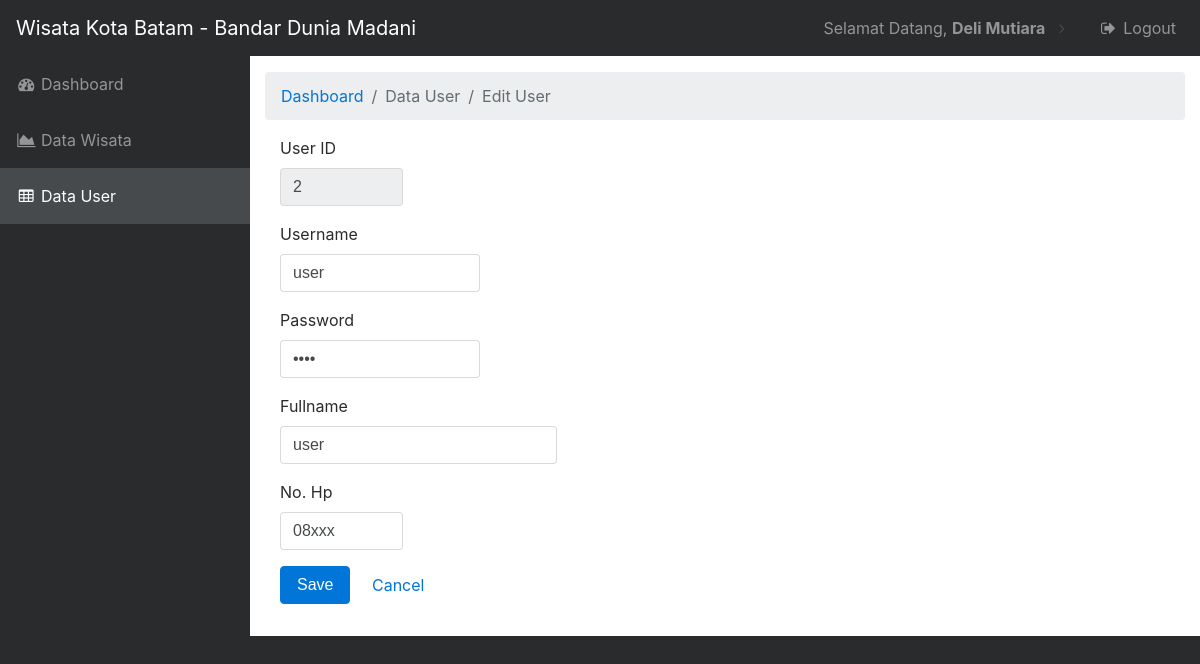
/admin/dashboard/edit-user.php?hal=edit&kd=2 (signed in), run on the app's committed database.
### tables this page shows
CREATE TABLE `user` (
  `user_id` int(2) NOT NULL,
  `username` varchar(15) NOT NULL,
  `password` varchar(15) NOT NULL,
  `fullname` varchar(30) NOT NULL,
  `no_hp` varchar(15) NOT NULL
);

### admin/dashboard/edit-user.php (the view, shortened to what this page needs)
<?php
if (empty($_SESSION['username'])){
	header('location:../index.php');
} else {
?>
<!DOCTYPE html>
<html lang="en">
<head>
    <link href="vendor/bootstrap/css/bootstrap.min.css" rel="stylesheet">
    <link href="vendor/font-awesome/css/font-awesome.min.css" rel="stylesheet" type="text/css">
    <link href="vendor/datatables/dataTables.bootstrap4.css" rel="stylesheet">
    <link href="css/sb-admin.css" rel="stylesheet">
        <link href="./css/datepicker/datepicker3.css" rel="stylesheet" type="text/css" />
        <link href="./css/daterangepicker/daterangepicker-bs3.css" rel="stylesheet" type="text/css" />
</head>
				<?php } ?>
<body>
    <nav id="mainNav" class="navbar static-top navbar-toggleable-md navbar-inverse bg-inverse">
        <a class="navbar-brand" href="#">Wisata Kota Batam - Bandar Dunia Madani</a>
        <div class="collapse navbar-collapse" id="navbarExample">
            <ul class="sidebar-nav navbar-nav">
                <li class="nav-item">
                    <a class="nav-link" href="index.php"><i class="fa fa-fw fa-dashboard"></i> Dashboard</a>
                </li>
				 <li class="nav-item">
                    <a class="nav-link" href="wisata.php"><i class="fa fa-fw fa-area-chart"></i> Data Wisata</a>
                </li>
                <li class="nav-item active">
                    <a class="nav-link" href="user.php"><i class="fa fa-fw fa-table"></i> Data User</a>
                </li>
            </ul>
            <ul class="navbar-nav ml-auto">
                <li class="nav-item dropdown">
                    <a class="nav-link dropdown-toggle mr-lg-2" href="#" id="messagesDropdown" data-toggle="dropdown" aria-haspopup="true" aria-expanded="false">
                        Selamat Datang, <b><?php echo $_SESSION['fullname']; ?></b></a>
                </li>
                <li class="nav-item">
                    <a class="nav-link" href="../logout.php"><i class="fa fa-fw fa-sign-out"></i> Logout</a>
                </li>
            </ul>
        </div>
    </nav>
    <div class="content-wrapper py-3">
        <div class="container-fluid">
            <ol class="breadcrumb">
                <li class="breadcrumb-item"><a href="#">Dashboard</a></li>
                <li class="breadcrumb-item active">Data User</li>
				<li class="breadcrumb-item active">Edit User</li>
            </ol>
					<?php
					$query = mysqli_query($koneksi, "SELECT * FROM user WHERE user_id='$_GET[kd]'");
					$data  = mysqli_fetch_array($query);
					?>
           <div class="row">
     <div class="col-md-12 col-sm-12">
                            <div class="panel-body">
                              <div class="form">
                                  <form class="form-horizontal style-form" action="update-user.php" method="post" enctype="multipart/form-data" name="form1" id="form1">
									 <div class="form-group ">
                                          <label for="user_id" class="control-label col-lg-2">User ID </label>
                                          <div class="col-lg-2">
                                              <input class="form-control" id="user_id" type="text" name="user_id" value="<?php echo $data['user_id'];?>" readonly="readonly" autofocus="on"/>
                                          </div>
                                      </div>
                                      <div class="form-group ">
                                          <label for="username" class="control-label col-lg-2">Username </label>
                                          <div class="col-lg-3">
                                              <input class="form-control" id="username" type="text" name="username" value="<?php echo $data['username'];?>" />
                                          </div>
                                      </div>
									<div class="form-group ">
                                          <label for="password" class="control-label col-lg-2">Password</label>
                                          <div class="col-lg-3">
                                              <input class="form-control" id="password" name="password" type="password"  value="<?php echo $data['password'];?>"/></div>
                                      </div>
									<div class="form-group ">
                                          <label for="fullname" class="control-label col-lg-2">Fullname </label>
                                          <div class="col-lg-4">
                                              <input class="form-control" id="fullname" type="text" name="fullname" value="<?php echo $data['fullname'];?>" />
                                          </div>
                                      </div>
									<div class="form-group ">
                                          <label for="no_hp" class="control-label col-lg-2">No. Hp</label>
                                          <div class="col-lg-2">
                                              <input class="form-control" id="no_hp" name="no_hp" type="text" value="<?php echo $data['no_hp'];?>" onkeypress='return isNumberKeyTrue(event)' maxlength=12 /></div>
                                      </div>
                                      <div class="form-group">
                                          <div class="col-lg-offset-2 col-lg-10">
                                              <button class="btn btn-primary" type="submit">Save</button>
                                              <a class="btn btn-default" type="button" href="user.php">Cancel</a>
                                          </div>
                                      </div>
                                  </form>
                              </div>
                          </div>
                        </div>
                  </div>
      </div>
</div>
</body>
</html>

### admin/dashboard/css/sb-admin.css (style rules this page uses)
body { background: #292b2c; }
.content-wrapper { background: white; }
@media (min-width: 992px) { .content-wrapper { margin-left: 250px; } }
#mainNav .navbar-collapse { max-height: 75vh; overflow: auto; }
#mainNav .navbar-collapse .navbar-nav > .nav-item.dropdown > .nav-link { min-width: 45px; position: relative; }
#mainNav .navbar-collapse .navbar-nav > .nav-item.dropdown > .nav-link:after { font-family: 'FontAwesome'; content: "\f105"; float: right; color: #464a4c; border: none; width: auto; }
@media (min-width: 992px) { #mainNav .navbar-brand { width: 250px; } }
@media (min-width: 992px) { #mainNav .navbar-collapse { max-height: none; overflow: visible; } }
@media (min-width: 992px) { #mainNav .navbar-collapse .navbar-nav.sidebar-nav { position: absolute; left: 0; top: 0; margin-top: 56px; padding-bottom: 56px; height: 100vh; background: #292b2c; -webkit-flex-direction: column; -ms-flex-direction: column; flex-direction: column; overflow: auto; } }
@media (min-width: 992px) { #mainNav .navbar-collapse .navbar-nav.sidebar-nav > .nav-item { padding: 0; width: 250px; } }
@media (min-width: 992px) { #mainNav .navbar-collapse .navbar-nav.sidebar-nav > .nav-item > .nav-link { padding: 1em; } }
@media (min-width: 992px) { #mainNav .navbar-collapse .navbar-nav.sidebar-nav li.active a { color: white; background-color: #464a4c; } }
@media (min-width: 992px) { #mainNav .navbar-collapse .navbar-nav > .nav-item.dropdown > .nav-link { min-width: 0; } }
@media (min-width: 992px) { #mainNav .navbar-collapse .navbar-nav > .nav-item.dropdown > .nav-link:after { width: 24px; text-align: center; } }

### data on the page
user: user_id "2", username "user", fullname "user", no_hp "08xxx"

### other printed values
$_SESSION['fullname'] "Deli Mutiara"
